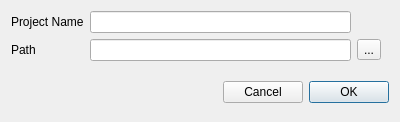
<?xml version="1.0" encoding="UTF-8"?>
<ui version="4.0">
 <class>NNewProjectDialog</class>
 <widget class="QDialog" name="NNewProjectDialog">
  <property name="geometry">
   <rect>
    <x>0</x>
    <y>0</y>
    <width>400</width>
    <height>122</height>
   </rect>
  </property>
  <property name="windowTitle">
   <string>New Project</string>
  </property>
  <layout class="QVBoxLayout" name="verticalLayout">
   <property name="spacing">
    <number>12</number>
   </property>
   <item>
    <widget class="QWidget" name="widget_2" native="true">
     <layout class="QGridLayout" name="gridLayout">
      <property name="leftMargin">
       <number>0</number>
      </property>
      <property name="topMargin">
       <number>0</number>
      </property>
      <property name="rightMargin">
       <number>8</number>
      </property>
      <property name="bottomMargin">
       <number>0</number>
      </property>
      <item row="0" column="0">
       <widget class="QLabel" name="label">
        <property name="text">
         <string>Project Name</string>
        </property>
       </widget>
      </item>
      <item row="0" column="1">
       <widget class="QLineEdit" name="projectNameEdit"/>
      </item>
      <item row="1" column="0">
       <widget class="QLabel" name="label_2">
        <property name="text">
         <string>Path</string>
        </property>
       </widget>
      </item>
      <item row="1" column="1">
       <widget class="QLineEdit" name="projectPathEdit"/>
      </item>
      <item row="1" column="2">
       <widget class="QToolButton" name="selectDirButton">
        <property name="text">
         <string>...</string>
        </property>
       </widget>
      </item>
     </layout>
    </widget>
   </item>
   <item>
    <widget class="QWidget" name="widget" native="true">
     <layout class="QHBoxLayout" name="horizontalLayout">
      <property name="leftMargin">
       <number>0</number>
      </property>
      <property name="topMargin">
       <number>0</number>
      </property>
      <property name="rightMargin">
       <number>0</number>
      </property>
      <property name="bottomMargin">
       <number>0</number>
      </property>
      <item>
       <spacer name="horizontalSpacer">
        <property name="orientation">
         <enum>Qt::Horizontal</enum>
        </property>
        <property name="sizeHint" stdset="0">
         <size>
          <width>183</width>
          <height>20</height>
         </size>
        </property>
       </spacer>
      </item>
      <item>
       <widget class="QPushButton" name="cancelButton">
        <property name="text">
         <string>Cancel</string>
        </property>
       </widget>
      </item>
      <item>
       <widget class="QPushButton" name="okButton">
        <property name="text">
         <string>OK</string>
        </property>
        <property name="default">
         <bool>true</bool>
        </property>
       </widget>
      </item>
     </layout>
    </widget>
   </item>
  </layout>
 </widget>
 <resources/>
 <connections/>
</ui>
